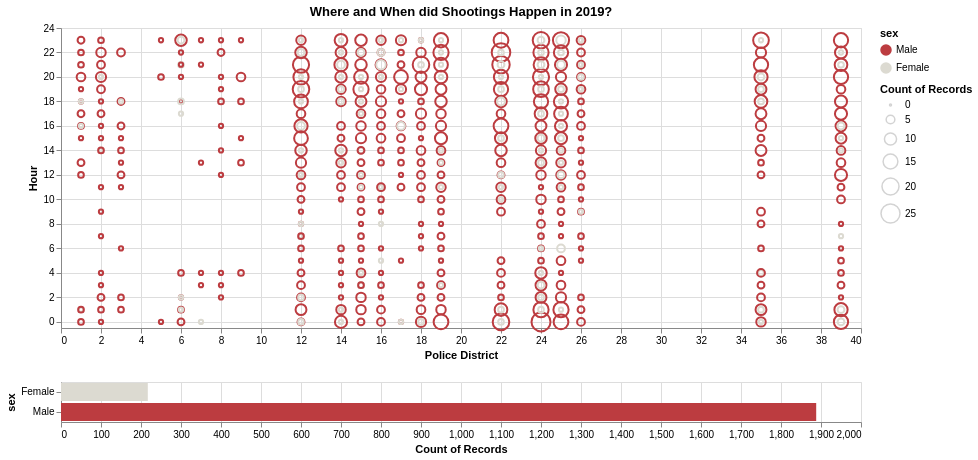

Specify this chart in Vega-Lite:
### Vega-Lite specification from a JSON file in a GitHub repository (floating-point values rounded to 4 significant figures; data arrays with more than 128 entries replaced by an {"elided": "..."} marker saying what was removed)
{"config": {"view": {"continuousWidth": 400, "continuousHeight": 300}}, "vconcat": [{"mark": "point", "encoding": {"color": {"condition": {"type": "nominal", "field": "sex", "scale": {"domain": ["Male", "Female"], "range": ["#bc3c40", "#dcdad1"]}, "selection": "selector009"}, "value": "lightgray"}, "size": {"type": "quantitative", "aggregate": "count", "field": "sex"}, "x": {"type": "quantitative", "field": "Police District", "scale": {"domain": [0, 40]}}, "y": {"type": "quantitative", "field": "Hour", "scale": {"domain": [-0.5, 24]}}}, "selection": {"selector009": {"type": "interval"}}, "title": "Where and When did Shootings Happen in 2019?", "width": 800}, {"mark": "bar", "encoding": {"color": {"type": "nominal", "field": "sex"}, "x": {"type": "quantitative", "aggregate": "count", "field": "sex"}, "y": {"type": "nominal", "field": "sex"}}, "transform": [{"filter": {"selection": "selector009"}}], "width": 800}], "data": {"name": "data-a6dd4aa4812984bd138ff80238dfdde8"}, "$schema": "https://vega.github.io/schema/vega-lite/v4.8.1.json", "datasets": {"data-a6dd4aa4812984bd138ff80238dfdde8": {"elided": "2105 records"}}}
